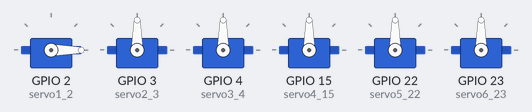
Recording of a sketch running on a simulated ESP32. Parts: 6 × servo.

Above: at 0.0 s.
At 9.75 s:
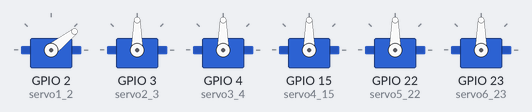
At 19.75 s:
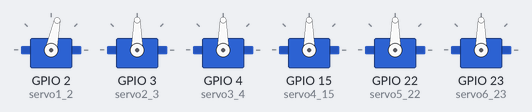
At 39.75 s:
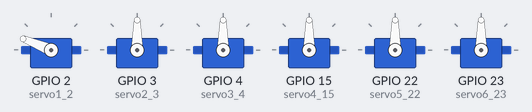
Timing chart, 0 to 40.0 s (numbered marks = the images above):
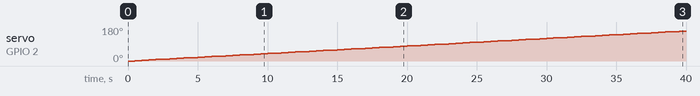

Measured:
- by itself, servo on GPIO 2 (servo1_2): moves from 0° to 158° over 39.0 s

The sketch:

ProbandoServosSolo1.ino
```cpp
#include <ESP32Servo.h>

Servo myservo1, myservo2,myservo3,myservo4, myservo5,myservo6;  // create servo object to control a servo
// 16 servo objects can be created on the ESP32

int pos = 0;    // variable to store the servo position
// Recommended PWM GPIO pins on the ESP32 include 2,4,12-19,21-23,25-27,32-33
int servo1_2 = 2;
int servo2_3 = 3;
int servo3_4 = 4;
int servo4_15 = 15;
int servo5_22 = 22;
int servo6_23 = 23;

void setup() {
  // Allow allocation of all timers
  ESP32PWM::allocateTimer(0);
  ESP32PWM::allocateTimer(1);
  ESP32PWM::allocateTimer(2);
  ESP32PWM::allocateTimer(3);
  myservo1.setPeriodHertz(50);    // standard 50 hz servo
  myservo2.setPeriodHertz(50);    // standard 50 hz servo
  myservo3.setPeriodHertz(50);    // standard 50 hz servo

  myservo1.attach(servo1_2, 500, 2400);
  myservo2.attach(servo2_3, 500, 2400);
  myservo3.attach(servo3_4, 500, 2400);
  myservo4.attach(servo4_15, 500, 2400);
  myservo5.attach(servo5_22, 500, 2400);
  myservo6.attach(servo6_23, 500, 2400);

  // attaches the servo on pin 18 to the servo object
  // using default min/max of 1000us and 2000us
  // different servos may require different min/max settings
  // for an accurate 0 to 180 sweep
}

void loop() {

  for (pos = 0; pos <= 180; pos += 2) { // goes from 0 degrees to 180 degrees
    // in steps of 1 degree
    myservo1.write(pos);    // tell servo to go to position in variable 'pos'
    delay(500);             // waits 15ms for the servo to reach the position
  }


   for (pos = 180; pos >= 0; pos -= 2) { // goes from 180 degrees to 0 degrees
    myservo1.write(pos);    // tell servo to go to position in variable 'pos'
    delay(500);             // waits 15ms for the servo to reach the position
  }


}
```
